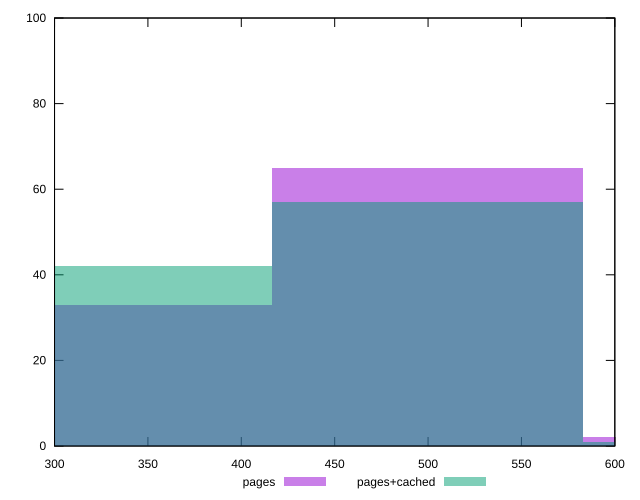

gnuplot code for this plot:
reset

$pages <<EOF
499.5022904723424 65
333.0015269815616 33
666.0030539631232 2
EOF

$pagesCached <<EOF
499.5022904723424 57
333.0015269815616 42
666.0030539631232 1
EOF

set key outside below
set boxwidth 166.5007634907808
set xrange [300:600]
set yrange [0:100]
set trange [0:100]
set style fill transparent solid 0.5 noborder
set terminal svg size 640, 500 enhanced background rgb 'white'
set output "report_00018_2021-02-10T15-25-16.877Z/uses-webp-images/comparison/histogram/0_vs_1.svg"

plot $pages title "pages" with boxes, \
     $pagesCached title "pages+cached" with boxes

reset
